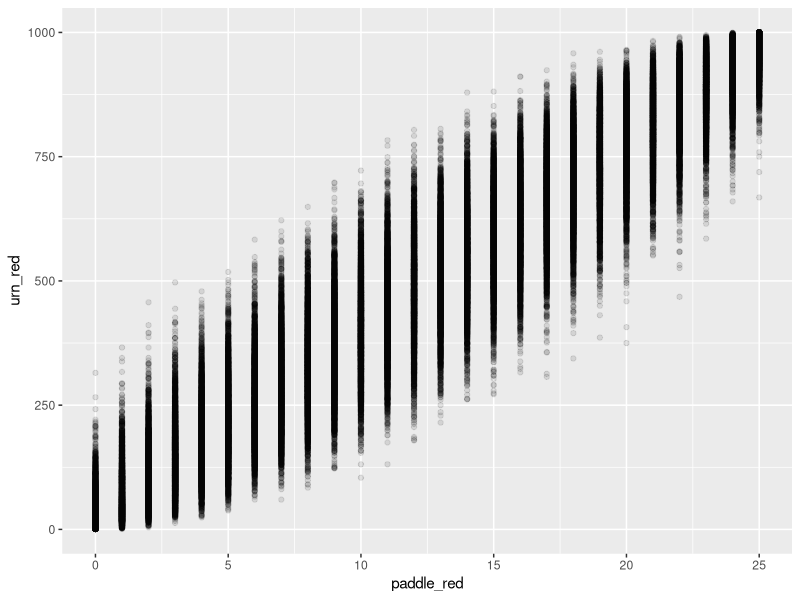

Reproduce this figure in R.
## ---- chunk 1
knitr::opts_chunk$set(echo = FALSE)
library(tidyverse)

# Build an urn with 500 red beads, 490 blue beads, and 10 yellow beads. The urn
# should have two variables: ID and color. Mix up the beads in the urn randomly.
# That is, we don't want all the red beads to have ID 1 through 500 and so on.
# Sort the urn by ID.

beads <- c(rep("red", 500), rep("blue", 490), rep("yellow", 10))

urn <- tibble(ID = 1:1000,
              color = sample(beads))

# Using the book, where a very similar example is given, is highly recommended.
# But, this example is trickier than the book because you have to mix up the
# beads before you assign the `ID` values. If you don't tell sample() how many
# you want, it just gives you back everything, reordered. Try `sample(letters)`
# to see. (Note that `letters` is a built in object in R.)
              
## ---- chunk 2
tibble(urn_red = seq(100, 700, by = 100)) %>% 
  mutate(paddle_red = map(urn_red, ~ rbinom(n = 100, size = 25, prob = ./1000))) %>% 
  unnest(paddle_red) %>% 
  sample_n(10)
## ---- chunk 3

tibble(urn_red = seq(1, 1000, by = 1)) %>% 
  mutate(paddle_red = map(urn_red, ~ rbinom(n = 100, size = 25, prob = ./1000))) %>% 
  unnest(paddle_red) %>%
  ggplot(aes(x = paddle_red, y = urn_red)) +
  geom_point(alpha = 0.1)
## ---- chunk 4
tibble(urn_red = seq(1, 1000, by = 1)) %>% 
  mutate(paddle_red = map(urn_red, ~ rbinom(n = 100, size = 25, prob = ./1000))) %>% 
  unnest(paddle_red) %>%
  filter(paddle_red == 10) %>%
  group_by(urn_red) %>%
  summarize(total = n(), .groups = "drop") %>%
  mutate(probs = total/sum(total))
  
## ---- chunk 5
#post <- x %>%
 # filter(paddle_red == 10) %>%
 # group_by(urn_red) %>%
  #summarize(total = n(), .groups = "drop") %>%
  #mutate(probs = total/sum(total)) %>%
  #select(-total)

#post %>%
 # mutate(new_reds = map(urn_red, 
    #                    ~ rbinom(n = 100, 
    #                             size = 25, 
    #                             prob = ./1000))) %>%
  #unnest(new_reds) %>%
  #mutate(res = ifelse(new_reds > 3, TRUE, FALSE)) %>%
  #summarize(final = weighted.mean(res, probs))
  
